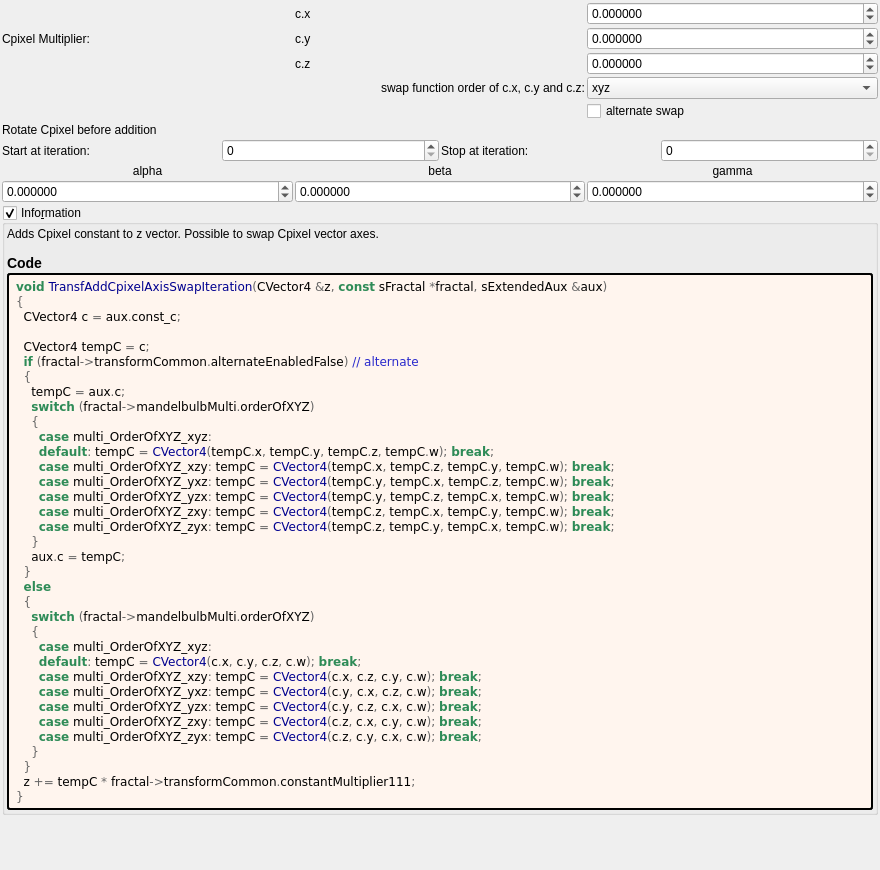
 <widget class="QWidget" name="Form">
  <property name="geometry">
   <rect>
    <x>0</x>
    <y>0</y>
    <width>880</width>
    <height>870</height>
   </rect>
  </property>
  <property name="windowTitle">
   <string notr="true">transf_add_cpixel_axis_swap</string>
  </property>
  <layout class="QVBoxLayout" name="verticalLayout">
   <property name="spacing">
    <number>2</number>
   </property>
   <property name="leftMargin">
    <number>2</number>
   </property>
   <property name="topMargin">
    <number>2</number>
   </property>
   <property name="rightMargin">
    <number>2</number>
   </property>
   <property name="bottomMargin">
    <number>2</number>
   </property>
   <item>
    <layout class="QGridLayout" name="gridLayout_23" columnstretch="0,0,0">
     <property name="spacing">
      <number>2</number>
     </property>
     <item row="4" column="2">
      <widget class="MyDoubleSpinBox" name="spinbox3_transf_constant_multiplier_111_z">
       <property name="sizePolicy">
        <sizepolicy hsizetype="Minimum" vsizetype="Maximum">
         <horstretch>0</horstretch>
         <verstretch>0</verstretch>
        </sizepolicy>
       </property>
       <property name="prefix">
        <string/>
       </property>
       <property name="suffix">
        <string/>
       </property>
       <property name="decimals">
        <number>6</number>
       </property>
       <property name="minimum">
        <double>-99.989999999999995</double>
       </property>
       <property name="maximum">
        <double>99.989999999999995</double>
       </property>
       <property name="singleStep">
        <double>0.100000000000000</double>
       </property>
      </widget>
     </item>
     <item row="7" column="2">
      <widget class="QComboBox" name="comboBox_mandelbulbMulti_order_of_xyz">
       <item>
        <property name="text">
         <string notr="true">xyz</string>
        </property>
       </item>
       <item>
        <property name="text">
         <string notr="true">xzy</string>
        </property>
       </item>
       <item>
        <property name="text">
         <string notr="true">yxz</string>
        </property>
       </item>
       <item>
        <property name="text">
         <string notr="true">yzx</string>
        </property>
       </item>
       <item>
        <property name="text">
         <string notr="true">zxy</string>
        </property>
       </item>
       <item>
        <property name="text">
         <string notr="true">zyx</string>
        </property>
       </item>
      </widget>
     </item>
     <item row="4" column="1">
      <widget class="QLabel" name="label_111">
       <property name="text">
        <string notr="true">c.z</string>
       </property>
      </widget>
     </item>
     <item row="2" column="2">
      <widget class="MyDoubleSpinBox" name="spinbox3_transf_constant_multiplier_111_x">
       <property name="sizePolicy">
        <sizepolicy hsizetype="Minimum" vsizetype="Maximum">
         <horstretch>0</horstretch>
         <verstretch>0</verstretch>
        </sizepolicy>
       </property>
       <property name="prefix">
        <string/>
       </property>
       <property name="suffix">
        <string/>
       </property>
       <property name="decimals">
        <number>6</number>
       </property>
       <property name="minimum">
        <double>-99.989999999999995</double>
       </property>
       <property name="maximum">
        <double>99.989999999999995</double>
       </property>
       <property name="singleStep">
        <double>0.100000000000000</double>
       </property>
      </widget>
     </item>
     <item row="3" column="2">
      <widget class="MyDoubleSpinBox" name="spinbox3_transf_constant_multiplier_111_y">
       <property name="sizePolicy">
        <sizepolicy hsizetype="Minimum" vsizetype="Maximum">
         <horstretch>0</horstretch>
         <verstretch>0</verstretch>
        </sizepolicy>
       </property>
       <property name="prefix">
        <string/>
       </property>
       <property name="suffix">
        <string/>
       </property>
       <property name="decimals">
        <number>6</number>
       </property>
       <property name="minimum">
        <double>-99.989999999999995</double>
       </property>
       <property name="maximum">
        <double>99.989999999999995</double>
       </property>
       <property name="singleStep">
        <double>0.100000000000000</double>
       </property>
      </widget>
     </item>
     <item row="3" column="1">
      <widget class="QLabel" name="label_110">
       <property name="text">
        <string notr="true">c.y</string>
       </property>
      </widget>
     </item>
     <item row="2" column="1">
      <widget class="QLabel" name="label_109">
       <property name="text">
        <string notr="true">c.x</string>
       </property>
      </widget>
     </item>
     <item row="7" column="0" colspan="2">
      <widget class="QLabel" name="label">
       <property name="text">
        <string>swap function order of c.x, c.y and c.z:</string>
       </property>
       <property name="alignment">
        <set>Qt::AlignRight|Qt::AlignTrailing|Qt::AlignVCenter</set>
       </property>
       <property name="wordWrap">
        <bool>true</bool>
       </property>
      </widget>
     </item>
     <item row="3" column="0">
      <widget class="QLabel" name="label_108">
       <property name="text">
        <string>Cpixel Multiplier:</string>
       </property>
      </widget>
     </item>
     <item row="8" column="2">
      <widget class="QCheckBox" name="checkBox_transf_alternate_enabled_false">
       <property name="text">
        <string>alternate swap</string>
       </property>
      </widget>
     </item>
    </layout>
   </item>
   <item>
    <layout class="QGridLayout" name="gridLayout">
     <item row="1" column="0">
      <layout class="QGridLayout" name="gridLayout_62">
       <property name="spacing">
        <number>2</number>
       </property>
       <item row="1" column="2">
        <widget class="QLabel" name="label_247">
         <property name="text">
          <string>Stop at iteration:</string>
         </property>
        </widget>
       </item>
       <item row="1" column="0">
        <widget class="QLabel" name="label_246">
         <property name="text">
          <string>Start at iteration:</string>
         </property>
        </widget>
       </item>
       <item row="1" column="3">
        <widget class="MySpinBox" name="spinboxInt_transf_stop_iterations_G">
         <property name="sizePolicy">
          <sizepolicy hsizetype="Minimum" vsizetype="Maximum">
           <horstretch>0</horstretch>
           <verstretch>0</verstretch>
          </sizepolicy>
         </property>
         <property name="maximum">
          <number>999</number>
         </property>
        </widget>
       </item>
       <item row="1" column="1">
        <widget class="MySpinBox" name="spinboxInt_transf_start_iterations_G">
         <property name="sizePolicy">
          <sizepolicy hsizetype="Minimum" vsizetype="Maximum">
           <horstretch>0</horstretch>
           <verstretch>0</verstretch>
          </sizepolicy>
         </property>
         <property name="maximum">
          <number>999</number>
         </property>
        </widget>
       </item>
      </layout>
     </item>
     <item row="0" column="0">
      <widget class="QLabel" name="label_248">
       <property name="text">
        <string>Rotate Cpixel before addition</string>
       </property>
      </widget>
     </item>
     <item row="2" column="0">
      <layout class="QGridLayout" name="gridLayout_12">
       <property name="spacing">
        <number>2</number>
       </property>
       <item row="1" column="0">
        <widget class="QLabel" name="label_39">
         <property name="text">
          <string notr="true">alpha</string>
         </property>
         <property name="alignment">
          <set>Qt::AlignCenter</set>
         </property>
        </widget>
       </item>
       <item row="2" column="0">
        <widget class="MyDoubleSpinBox" name="spinboxd3_transf_rotation_x">
         <property name="sizePolicy">
          <sizepolicy hsizetype="Minimum" vsizetype="Maximum">
           <horstretch>0</horstretch>
           <verstretch>0</verstretch>
          </sizepolicy>
         </property>
         <property name="prefix">
          <string/>
         </property>
         <property name="suffix">
          <string/>
         </property>
         <property name="decimals">
          <number>6</number>
         </property>
         <property name="minimum">
          <double>-36000.000000000000000</double>
         </property>
         <property name="maximum">
          <double>36000.000000000000000</double>
         </property>
         <property name="singleStep">
          <double>1.000000000000000</double>
         </property>
        </widget>
       </item>
       <item row="2" column="1">
        <widget class="MyDoubleSpinBox" name="spinboxd3_transf_rotation_y">
         <property name="sizePolicy">
          <sizepolicy hsizetype="Minimum" vsizetype="Maximum">
           <horstretch>0</horstretch>
           <verstretch>0</verstretch>
          </sizepolicy>
         </property>
         <property name="prefix">
          <string/>
         </property>
         <property name="suffix">
          <string/>
         </property>
         <property name="decimals">
          <number>6</number>
         </property>
         <property name="minimum">
          <double>-36000.000000000000000</double>
         </property>
         <property name="maximum">
          <double>36000.000000000000000</double>
         </property>
         <property name="singleStep">
          <double>1.000000000000000</double>
         </property>
        </widget>
       </item>
       <item row="2" column="2">
        <widget class="MyDoubleSpinBox" name="spinboxd3_transf_rotation_z">
         <property name="sizePolicy">
          <sizepolicy hsizetype="Minimum" vsizetype="Maximum">
           <horstretch>0</horstretch>
           <verstretch>0</verstretch>
          </sizepolicy>
         </property>
         <property name="prefix">
          <string/>
         </property>
         <property name="suffix">
          <string/>
         </property>
         <property name="decimals">
          <number>6</number>
         </property>
         <property name="minimum">
          <double>-36000.000000000000000</double>
         </property>
         <property name="maximum">
          <double>36000.000000000000000</double>
         </property>
         <property name="singleStep">
          <double>1.000000000000000</double>
         </property>
        </widget>
       </item>
       <item row="1" column="1">
        <widget class="QLabel" name="label_40">
         <property name="text">
          <string notr="true">beta</string>
         </property>
         <property name="alignment">
          <set>Qt::AlignCenter</set>
         </property>
        </widget>
       </item>
       <item row="1" column="2">
        <widget class="QLabel" name="label_41">
         <property name="text">
          <string notr="true">gamma</string>
         </property>
         <property name="alignment">
          <set>Qt::AlignCenter</set>
         </property>
        </widget>
       </item>
      </layout>
     </item>
    </layout>
   </item>
   <item>
    <widget class="MyGroupBox" name="groupCheck_info">
     <property name="title">
      <string>Info&amp;rmation</string>
     </property>
     <property name="flat">
      <bool>false</bool>
     </property>
     <property name="checkable">
      <bool>true</bool>
     </property>
     <layout class="QVBoxLayout" name="verticalLayout_2">
      <property name="spacing">
       <number>2</number>
      </property>
      <property name="leftMargin">
       <number>2</number>
      </property>
      <property name="topMargin">
       <number>2</number>
      </property>
      <property name="rightMargin">
       <number>2</number>
      </property>
      <property name="bottomMargin">
       <number>2</number>
      </property>
      <item>
       <widget class="QLabel" name="label_information_general">
        <property name="text">
         <string notr="true">&lt;p&gt;Adds Cpixel constant to z vector. Possible to swap Cpixel vector axes.&lt;/p&gt;&lt;table&gt;
&lt;/table&gt;
&lt;h3&gt;Code&lt;/h3&gt;</string>
        </property>
        <property name="wordWrap">
         <bool>true</bool>
        </property>
        <property name="openExternalLinks">
         <bool>true</bool>
        </property>
        <property name="textInteractionFlags">
         <set>Qt::LinksAccessibleByMouse|Qt::TextSelectableByMouse</set>
        </property>
       </widget>
      </item>
      <item>
       <widget class="QLabel" name="label_code_content">
        <property name="styleSheet">
         <string notr="true">border-style: outset; border-width: 2px; border-radius: 3px; border-color: black; background-color: #fff5ee; padding: 4px;</string>
        </property>
        <property name="text">
         <string notr="true">&lt;body style=&quot;background-color:#fff5ee&quot;&gt;
&lt;pre style=&quot;color:#000000; background-color:#fff5ee;  font-family:'Courier New',monospace;&quot;&gt;&lt;span style=&quot;color:#2e8b57; font-weight:bold&quot;&gt;void&lt;/span&gt; &lt;span style=&quot;color:#00008f&quot;&gt;TransfAddCpixelAxisSwapIteration&lt;/span&gt;&lt;span style=&quot;color:#676767&quot;&gt;(&lt;/span&gt;CVector4 &lt;span style=&quot;color:#676767&quot;&gt;&amp;amp;&lt;/span&gt;z&lt;span style=&quot;color:#676767&quot;&gt;,&lt;/span&gt; &lt;span style=&quot;color:#2e8b57; font-weight:bold&quot;&gt;const&lt;/span&gt; sFractal &lt;span style=&quot;color:#676767&quot;&gt;*&lt;/span&gt;fractal&lt;span style=&quot;color:#676767&quot;&gt;,&lt;/span&gt; sExtendedAux &lt;span style=&quot;color:#676767&quot;&gt;&amp;amp;&lt;/span&gt;aux&lt;span style=&quot;color:#676767&quot;&gt;)&lt;/span&gt;
&lt;span style=&quot;color:#676767&quot;&gt;{&lt;/span&gt;
  CVector4 c &lt;span style=&quot;color:#676767&quot;&gt;=&lt;/span&gt; aux&lt;span style=&quot;color:#676767&quot;&gt;.&lt;/span&gt;const_c&lt;span style=&quot;color:#676767&quot;&gt;;&lt;/span&gt;

  CVector4 tempC &lt;span style=&quot;color:#676767&quot;&gt;=&lt;/span&gt; c&lt;span style=&quot;color:#676767&quot;&gt;;&lt;/span&gt;
  &lt;span style=&quot;color:#2e8b57; font-weight:bold&quot;&gt;if&lt;/span&gt; &lt;span style=&quot;color:#676767&quot;&gt;(&lt;/span&gt;fractal&lt;span style=&quot;color:#676767&quot;&gt;-&amp;gt;&lt;/span&gt;transformCommon&lt;span style=&quot;color:#676767&quot;&gt;.&lt;/span&gt;alternateEnabledFalse&lt;span style=&quot;color:#676767&quot;&gt;)&lt;/span&gt; &lt;span style=&quot;color:#2929cc&quot;&gt;// alternate&lt;/span&gt;
  &lt;span style=&quot;color:#676767&quot;&gt;{&lt;/span&gt;
    tempC &lt;span style=&quot;color:#676767&quot;&gt;=&lt;/span&gt; aux&lt;span style=&quot;color:#676767&quot;&gt;.&lt;/span&gt;c&lt;span style=&quot;color:#676767&quot;&gt;;&lt;/span&gt;
    &lt;span style=&quot;color:#2e8b57; font-weight:bold&quot;&gt;switch&lt;/span&gt; &lt;span style=&quot;color:#676767&quot;&gt;(&lt;/span&gt;fractal&lt;span style=&quot;color:#676767&quot;&gt;-&amp;gt;&lt;/span&gt;mandelbulbMulti&lt;span style=&quot;color:#676767&quot;&gt;.&lt;/span&gt;orderOfXYZ&lt;span style=&quot;color:#676767&quot;&gt;)&lt;/span&gt;
    &lt;span style=&quot;color:#676767&quot;&gt;{&lt;/span&gt;
      &lt;span style=&quot;color:#2e8b57; font-weight:bold&quot;&gt;case&lt;/span&gt; multi_OrderOfXYZ_xyz&lt;span style=&quot;color:#676767&quot;&gt;:&lt;/span&gt;
      &lt;span style=&quot;color:#2e8b57; font-weight:bold&quot;&gt;default&lt;/span&gt;&lt;span style=&quot;color:#676767&quot;&gt;:&lt;/span&gt; tempC &lt;span style=&quot;color:#676767&quot;&gt;=&lt;/span&gt; &lt;span style=&quot;color:#00008f&quot;&gt;CVector4&lt;/span&gt;&lt;span style=&quot;color:#676767&quot;&gt;(&lt;/span&gt;tempC&lt;span style=&quot;color:#676767&quot;&gt;.&lt;/span&gt;x&lt;span style=&quot;color:#676767&quot;&gt;,&lt;/span&gt; tempC&lt;span style=&quot;color:#676767&quot;&gt;.&lt;/span&gt;y&lt;span style=&quot;color:#676767&quot;&gt;,&lt;/span&gt; tempC&lt;span style=&quot;color:#676767&quot;&gt;.&lt;/span&gt;z&lt;span style=&quot;color:#676767&quot;&gt;,&lt;/span&gt; tempC&lt;span style=&quot;color:#676767&quot;&gt;.&lt;/span&gt;w&lt;span style=&quot;color:#676767&quot;&gt;);&lt;/span&gt; &lt;span style=&quot;color:#2e8b57; font-weight:bold&quot;&gt;break&lt;/span&gt;&lt;span style=&quot;color:#676767&quot;&gt;;&lt;/span&gt;
      &lt;span style=&quot;color:#2e8b57; font-weight:bold&quot;&gt;case&lt;/span&gt; multi_OrderOfXYZ_xzy&lt;span style=&quot;color:#676767&quot;&gt;:&lt;/span&gt; tempC &lt;span style=&quot;color:#676767&quot;&gt;=&lt;/span&gt; &lt;span style=&quot;color:#00008f&quot;&gt;CVector4&lt;/span&gt;&lt;span style=&quot;color:#676767&quot;&gt;(&lt;/span&gt;tempC&lt;span style=&quot;color:#676767&quot;&gt;.&lt;/span&gt;x&lt;span style=&quot;color:#676767&quot;&gt;,&lt;/span&gt; tempC&lt;span style=&quot;color:#676767&quot;&gt;.&lt;/span&gt;z&lt;span style=&quot;color:#676767&quot;&gt;,&lt;/span&gt; tempC&lt;span style=&quot;color:#676767&quot;&gt;.&lt;/span&gt;y&lt;span style=&quot;color:#676767&quot;&gt;,&lt;/span&gt; tempC&lt;span style=&quot;color:#676767&quot;&gt;.&lt;/span&gt;w&lt;span style=&quot;color:#676767&quot;&gt;);&lt;/span&gt; &lt;span style=&quot;color:#2e8b57; font-weight:bold&quot;&gt;break&lt;/span&gt;&lt;span style=&quot;color:#676767&quot;&gt;;&lt;/span&gt;
      &lt;span style=&quot;color:#2e8b57; font-weight:bold&quot;&gt;case&lt;/span&gt; multi_OrderOfXYZ_yxz&lt;span style=&quot;color:#676767&quot;&gt;:&lt;/span&gt; tempC &lt;span style=&quot;color:#676767&quot;&gt;=&lt;/span&gt; &lt;span style=&quot;color:#00008f&quot;&gt;CVector4&lt;/span&gt;&lt;span style=&quot;color:#676767&quot;&gt;(&lt;/span&gt;tempC&lt;span style=&quot;color:#676767&quot;&gt;.&lt;/span&gt;y&lt;span style=&quot;color:#676767&quot;&gt;,&lt;/span&gt; tempC&lt;span style=&quot;color:#676767&quot;&gt;.&lt;/span&gt;x&lt;span style=&quot;color:#676767&quot;&gt;,&lt;/span&gt; tempC&lt;span style=&quot;color:#676767&quot;&gt;.&lt;/span&gt;z&lt;span style=&quot;color:#676767&quot;&gt;,&lt;/span&gt; tempC&lt;span style=&quot;color:#676767&quot;&gt;.&lt;/span&gt;w&lt;span style=&quot;color:#676767&quot;&gt;);&lt;/span&gt; &lt;span style=&quot;color:#2e8b57; font-weight:bold&quot;&gt;break&lt;/span&gt;&lt;span style=&quot;color:#676767&quot;&gt;;&lt;/span&gt;
      &lt;span style=&quot;color:#2e8b57; font-weight:bold&quot;&gt;case&lt;/span&gt; multi_OrderOfXYZ_yzx&lt;span style=&quot;color:#676767&quot;&gt;:&lt;/span&gt; tempC &lt;span style=&quot;color:#676767&quot;&gt;=&lt;/span&gt; &lt;span style=&quot;color:#00008f&quot;&gt;CVector4&lt;/span&gt;&lt;span style=&quot;color:#676767&quot;&gt;(&lt;/span&gt;tempC&lt;span style=&quot;color:#676767&quot;&gt;.&lt;/span&gt;y&lt;span style=&quot;color:#676767&quot;&gt;,&lt;/span&gt; tempC&lt;span style=&quot;color:#676767&quot;&gt;.&lt;/span&gt;z&lt;span style=&quot;color:#676767&quot;&gt;,&lt;/span&gt; tempC&lt;span style=&quot;color:#676767&quot;&gt;.&lt;/span&gt;x&lt;span style=&quot;color:#676767&quot;&gt;,&lt;/span&gt; tempC&lt;span style=&quot;color:#676767&quot;&gt;.&lt;/span&gt;w&lt;span style=&quot;color:#676767&quot;&gt;);&lt;/span&gt; &lt;span style=&quot;color:#2e8b57; font-weight:bold&quot;&gt;break&lt;/span&gt;&lt;span style=&quot;color:#676767&quot;&gt;;&lt;/span&gt;
      &lt;span style=&quot;color:#2e8b57; font-weight:bold&quot;&gt;case&lt;/span&gt; multi_OrderOfXYZ_zxy&lt;span style=&quot;color:#676767&quot;&gt;:&lt;/span&gt; tempC &lt;span style=&quot;color:#676767&quot;&gt;=&lt;/span&gt; &lt;span style=&quot;color:#00008f&quot;&gt;CVector4&lt;/span&gt;&lt;span style=&quot;color:#676767&quot;&gt;(&lt;/span&gt;tempC&lt;span style=&quot;color:#676767&quot;&gt;.&lt;/span&gt;z&lt;span style=&quot;color:#676767&quot;&gt;,&lt;/span&gt; tempC&lt;span style=&quot;color:#676767&quot;&gt;.&lt;/span&gt;x&lt;span style=&quot;color:#676767&quot;&gt;,&lt;/span&gt; tempC&lt;span style=&quot;color:#676767&quot;&gt;.&lt;/span&gt;y&lt;span style=&quot;color:#676767&quot;&gt;,&lt;/span&gt; tempC&lt;span style=&quot;color:#676767&quot;&gt;.&lt;/span&gt;w&lt;span style=&quot;color:#676767&quot;&gt;);&lt;/span&gt; &lt;span style=&quot;color:#2e8b57; font-weight:bold&quot;&gt;break&lt;/span&gt;&lt;span style=&quot;color:#676767&quot;&gt;;&lt;/span&gt;
      &lt;span style=&quot;color:#2e8b57; font-weight:bold&quot;&gt;case&lt;/span&gt; multi_OrderOfXYZ_zyx&lt;span style=&quot;color:#676767&quot;&gt;:&lt;/span&gt; tempC &lt;span style=&quot;color:#676767&quot;&gt;=&lt;/span&gt; &lt;span style=&quot;color:#00008f&quot;&gt;CVector4&lt;/span&gt;&lt;span style=&quot;color:#676767&quot;&gt;(&lt;/span&gt;tempC&lt;span style=&quot;color:#676767&quot;&gt;.&lt;/span&gt;z&lt;span style=&quot;color:#676767&quot;&gt;,&lt;/span&gt; tempC&lt;span style=&quot;color:#676767&quot;&gt;.&lt;/span&gt;y&lt;span style=&quot;color:#676767&quot;&gt;,&lt;/span&gt; tempC&lt;span style=&quot;color:#676767&quot;&gt;.&lt;/span&gt;x&lt;span style=&quot;color:#676767&quot;&gt;,&lt;/span&gt; tempC&lt;span style=&quot;color:#676767&quot;&gt;.&lt;/span&gt;w&lt;span style=&quot;color:#676767&quot;&gt;);&lt;/span&gt; &lt;span style=&quot;color:#2e8b57; font-weight:bold&quot;&gt;break&lt;/span&gt;&lt;span style=&quot;color:#676767&quot;&gt;;&lt;/span&gt;
    &lt;span style=&quot;color:#676767&quot;&gt;}&lt;/span&gt;
    aux&lt;span style=&quot;color:#676767&quot;&gt;.&lt;/span&gt;c &lt;span style=&quot;color:#676767&quot;&gt;=&lt;/span&gt; tempC&lt;span style=&quot;color:#676767&quot;&gt;;&lt;/span&gt;
  &lt;span style=&quot;color:#676767&quot;&gt;}&lt;/span&gt;
  &lt;span style=&quot;color:#2e8b57; font-weight:bold&quot;&gt;else&lt;/span&gt;
  &lt;span style=&quot;color:#676767&quot;&gt;{&lt;/span&gt;
    &lt;span style=&quot;color:#2e8b57; font-weight:bold&quot;&gt;switch&lt;/span&gt; &lt;span style=&quot;color:#676767&quot;&gt;(&lt;/span&gt;fractal&lt;span style=&quot;color:#676767&quot;&gt;-&amp;gt;&lt;/span&gt;mandelbulbMulti&lt;span style=&quot;color:#676767&quot;&gt;.&lt;/span&gt;orderOfXYZ&lt;span style=&quot;color:#676767&quot;&gt;)&lt;/span&gt;
    &lt;span style=&quot;color:#676767&quot;&gt;{&lt;/span&gt;
      &lt;span style=&quot;color:#2e8b57; font-weight:bold&quot;&gt;case&lt;/span&gt; multi_OrderOfXYZ_xyz&lt;span style=&quot;color:#676767&quot;&gt;:&lt;/span&gt;
      &lt;span style=&quot;color:#2e8b57; font-weight:bold&quot;&gt;default&lt;/span&gt;&lt;span style=&quot;color:#676767&quot;&gt;:&lt;/span&gt; tempC &lt;span style=&quot;color:#676767&quot;&gt;=&lt;/span&gt; &lt;span style=&quot;color:#00008f&quot;&gt;CVector4&lt;/span&gt;&lt;span style=&quot;color:#676767&quot;&gt;(&lt;/span&gt;c&lt;span style=&quot;color:#676767&quot;&gt;.&lt;/span&gt;x&lt;span style=&quot;color:#676767&quot;&gt;,&lt;/span&gt; c&lt;span style=&quot;color:#676767&quot;&gt;.&lt;/span&gt;y&lt;span style=&quot;color:#676767&quot;&gt;,&lt;/span&gt; c&lt;span style=&quot;color:#676767&quot;&gt;.&lt;/span&gt;z&lt;span style=&quot;color:#676767&quot;&gt;,&lt;/span&gt; c&lt;span style=&quot;color:#676767&quot;&gt;.&lt;/span&gt;w&lt;span style=&quot;color:#676767&quot;&gt;);&lt;/span&gt; &lt;span style=&quot;color:#2e8b57; font-weight:bold&quot;&gt;break&lt;/span&gt;&lt;span style=&quot;color:#676767&quot;&gt;;&lt;/span&gt;
      &lt;span style=&quot;color:#2e8b57; font-weight:bold&quot;&gt;case&lt;/span&gt; multi_OrderOfXYZ_xzy&lt;span style=&quot;color:#676767&quot;&gt;:&lt;/span&gt; tempC &lt;span style=&quot;color:#676767&quot;&gt;=&lt;/span&gt; &lt;span style=&quot;color:#00008f&quot;&gt;CVector4&lt;/span&gt;&lt;span style=&quot;color:#676767&quot;&gt;(&lt;/span&gt;c&lt;span style=&quot;color:#676767&quot;&gt;.&lt;/span&gt;x&lt;span style=&quot;color:#676767&quot;&gt;,&lt;/span&gt; c&lt;span style=&quot;color:#676767&quot;&gt;.&lt;/span&gt;z&lt;span style=&quot;color:#676767&quot;&gt;,&lt;/span&gt; c&lt;span style=&quot;color:#676767&quot;&gt;.&lt;/span&gt;y&lt;span style=&quot;color:#676767&quot;&gt;,&lt;/span&gt; c&lt;span style=&quot;color:#676767&quot;&gt;.&lt;/span&gt;w&lt;span style=&quot;color:#676767&quot;&gt;);&lt;/span&gt; &lt;span style=&quot;color:#2e8b57; font-weight:bold&quot;&gt;break&lt;/span&gt;&lt;span style=&quot;color:#676767&quot;&gt;;&lt;/span&gt;
      &lt;span style=&quot;color:#2e8b57; font-weight:bold&quot;&gt;case&lt;/span&gt; multi_OrderOfXYZ_yxz&lt;span style=&quot;color:#676767&quot;&gt;:&lt;/span&gt; tempC &lt;span style=&quot;color:#676767&quot;&gt;=&lt;/span&gt; &lt;span style=&quot;color:#00008f&quot;&gt;CVector4&lt;/span&gt;&lt;span style=&quot;color:#676767&quot;&gt;(&lt;/span&gt;c&lt;span style=&quot;color:#676767&quot;&gt;.&lt;/span&gt;y&lt;span style=&quot;color:#676767&quot;&gt;,&lt;/span&gt; c&lt;span style=&quot;color:#676767&quot;&gt;.&lt;/span&gt;x&lt;span style=&quot;color:#676767&quot;&gt;,&lt;/span&gt; c&lt;span style=&quot;color:#676767&quot;&gt;.&lt;/span&gt;z&lt;span style=&quot;color:#676767&quot;&gt;,&lt;/span&gt; c&lt;span style=&quot;color:#676767&quot;&gt;.&lt;/span&gt;w&lt;span style=&quot;color:#676767&quot;&gt;);&lt;/span&gt; &lt;span style=&quot;color:#2e8b57; font-weight:bold&quot;&gt;break&lt;/span&gt;&lt;span style=&quot;color:#676767&quot;&gt;;&lt;/span&gt;
      &lt;span style=&quot;color:#2e8b57; font-weight:bold&quot;&gt;case&lt;/span&gt; multi_OrderOfXYZ_yzx&lt;span style=&quot;color:#676767&quot;&gt;:&lt;/span&gt; tempC &lt;span style=&quot;color:#676767&quot;&gt;=&lt;/span&gt; &lt;span style=&quot;color:#00008f&quot;&gt;CVector4&lt;/span&gt;&lt;span style=&quot;color:#676767&quot;&gt;(&lt;/span&gt;c&lt;span style=&quot;color:#676767&quot;&gt;.&lt;/span&gt;y&lt;span style=&quot;color:#676767&quot;&gt;,&lt;/span&gt; c&lt;span style=&quot;color:#676767&quot;&gt;.&lt;/span&gt;z&lt;span style=&quot;color:#676767&quot;&gt;,&lt;/span&gt; c&lt;span style=&quot;color:#676767&quot;&gt;.&lt;/span&gt;x&lt;span style=&quot;color:#676767&quot;&gt;,&lt;/span&gt; c&lt;span style=&quot;color:#676767&quot;&gt;.&lt;/span&gt;w&lt;span style=&quot;color:#676767&quot;&gt;);&lt;/span&gt; &lt;span style=&quot;color:#2e8b57; font-weight:bold&quot;&gt;break&lt;/span&gt;&lt;span style=&quot;color:#676767&quot;&gt;;&lt;/span&gt;
      &lt;span style=&quot;color:#2e8b57; font-weight:bold&quot;&gt;case&lt;/span&gt; multi_OrderOfXYZ_zxy&lt;span style=&quot;color:#676767&quot;&gt;:&lt;/span&gt; tempC &lt;span style=&quot;color:#676767&quot;&gt;=&lt;/span&gt; &lt;span style=&quot;color:#00008f&quot;&gt;CVector4&lt;/span&gt;&lt;span style=&quot;color:#676767&quot;&gt;(&lt;/span&gt;c&lt;span style=&quot;color:#676767&quot;&gt;.&lt;/span&gt;z&lt;span style=&quot;color:#676767&quot;&gt;,&lt;/span&gt; c&lt;span style=&quot;color:#676767&quot;&gt;.&lt;/span&gt;x&lt;span style=&quot;color:#676767&quot;&gt;,&lt;/span&gt; c&lt;span style=&quot;color:#676767&quot;&gt;.&lt;/span&gt;y&lt;span style=&quot;color:#676767&quot;&gt;,&lt;/span&gt; c&lt;span style=&quot;color:#676767&quot;&gt;.&lt;/span&gt;w&lt;span style=&quot;color:#676767&quot;&gt;);&lt;/span&gt; &lt;span style=&quot;color:#2e8b57; font-weight:bold&quot;&gt;break&lt;/span&gt;&lt;span style=&quot;color:#676767&quot;&gt;;&lt;/span&gt;
      &lt;span style=&quot;color:#2e8b57; font-weight:bold&quot;&gt;case&lt;/span&gt; multi_OrderOfXYZ_zyx&lt;span style=&quot;color:#676767&quot;&gt;:&lt;/span&gt; tempC &lt;span style=&quot;color:#676767&quot;&gt;=&lt;/span&gt; &lt;span style=&quot;color:#00008f&quot;&gt;CVector4&lt;/span&gt;&lt;span style=&quot;color:#676767&quot;&gt;(&lt;/span&gt;c&lt;span style=&quot;color:#676767&quot;&gt;.&lt;/span&gt;z&lt;span style=&quot;color:#676767&quot;&gt;,&lt;/span&gt; c&lt;span style=&quot;color:#676767&quot;&gt;.&lt;/span&gt;y&lt;span style=&quot;color:#676767&quot;&gt;,&lt;/span&gt; c&lt;span style=&quot;color:#676767&quot;&gt;.&lt;/span&gt;x&lt;span style=&quot;color:#676767&quot;&gt;,&lt;/span&gt; c&lt;span style=&quot;color:#676767&quot;&gt;.&lt;/span&gt;w&lt;span style=&quot;color:#676767&quot;&gt;);&lt;/span&gt; &lt;span style=&quot;color:#2e8b57; font-weight:bold&quot;&gt;break&lt;/span&gt;&lt;span style=&quot;color:#676767&quot;&gt;;&lt;/span&gt;
    &lt;span style=&quot;color:#676767&quot;&gt;}&lt;/span&gt;
  &lt;span style=&quot;color:#676767&quot;&gt;}&lt;/span&gt;
  z &lt;span style=&quot;color:#676767&quot;&gt;+=&lt;/span&gt; tempC &lt;span style=&quot;color:#676767&quot;&gt;*&lt;/span&gt; fractal&lt;span style=&quot;color:#676767&quot;&gt;-&amp;gt;&lt;/span&gt;transformCommon&lt;span style=&quot;color:#676767&quot;&gt;.&lt;/span&gt;constantMultiplier111&lt;span style=&quot;color:#676767&quot;&gt;;&lt;/span&gt;
&lt;span style=&quot;color:#676767&quot;&gt;}&lt;/span&gt;
&lt;/pre&gt;
&lt;/body&gt;</string>
        </property>
        <property name="wordWrap">
         <bool>true</bool>
        </property>
        <property name="openExternalLinks">
         <bool>true</bool>
        </property>
        <property name="textInteractionFlags">
         <set>Qt::LinksAccessibleByMouse|Qt::TextSelectableByMouse</set>
        </property>
       </widget>
      </item>
     </layout>
    </widget>
   </item>
   <item>
    <spacer name="verticalSpacer">
     <property name="orientation">
      <enum>Qt::Vertical</enum>
     </property>
     <property name="sizeHint" stdset="0">
      <size>
       <width>20</width>
       <height>40</height>
      </size>
     </property>
    </spacer>
   </item>
  </layout>
 </widget>
